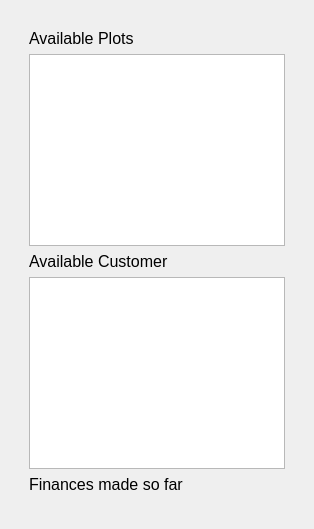
      <widget class="QWidget" name="page4report">
       <layout class="QVBoxLayout" name="verticalLayout_14">
        <item>
         <widget class="QWidget" name="widget_26" native="true">
          <layout class="QVBoxLayout" name="verticalLayout_16">
           <item>
            <widget class="QWidget" name="widget_27" native="true">
             <layout class="QVBoxLayout" name="verticalLayout_15">
              <item>
               <widget class="QLabel" name="label_24">
                <property name="font">
                 <font>
                  <pointsize>12</pointsize>
                 </font>
                </property>
                <property name="text">
                 <string>Available Plots</string>
                </property>
               </widget>
              </item>
              <item>
               <widget class="QListWidget" name="plot">
                <property name="font">
                 <font>
                  <pointsize>12</pointsize>
                 </font>
                </property>
               </widget>
              </item>
              <item>
               <widget class="QLabel" name="label_25">
                <property name="font">
                 <font>
                  <pointsize>12</pointsize>
                 </font>
                </property>
                <property name="text">
                 <string>Available Customer</string>
                </property>
               </widget>
              </item>
              <item>
               <widget class="QListWidget" name="customers">
                <property name="font">
                 <font>
                  <pointsize>12</pointsize>
                 </font>
                </property>
               </widget>
              </item>
              <item>
               <widget class="QLabel" name="label_26">
                <property name="font">
                 <font>
                  <pointsize>12</pointsize>
                 </font>
                </property>
                <property name="text">
                 <string>Finances made so far</string>
                </property>
               </widget>
              </item>
              <item>
               <widget class="QWidget" name="trans" native="true"/>
              </item>
             </layout>
            </widget>
           </item>
          </layout>
         </widget>
        </item>
       </layout>
      </widget>
